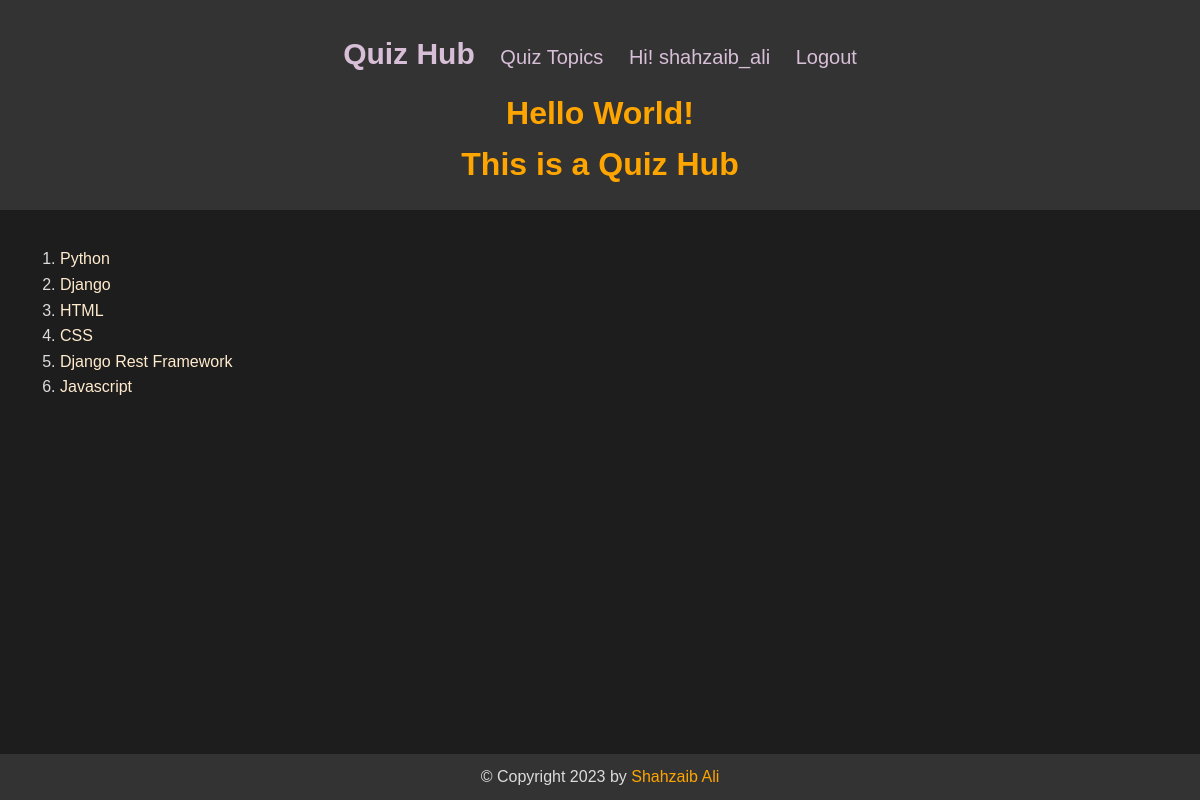
The app's page /topics/ (signed in) with its own data.
### quiz_app/models.py (models this page shows)
class Topic(models.Model):
    topic = models.CharField(max_length=255)
    def __str__(self):
        return self.topic

### quiz_app/views.py (the view)
# urls.py: path("topics/", views.TopicView.as_view(), name="topics"),
class TopicView(APIView):
    def get(self, request):
        topics = Topic.objects.all()
        context = {
            'topics': topics
        }
        return render(request, 'quiz_app/topics.html', context=context)

### quiz_app/templates/quiz_app/topics.html (shortened to what this page needs)
{% extends 'quiz_app/index.html' %}
{% block content %}
    <ol>
    {% for topic in topics %}
        <li>
            <a href="{% url 'quiz_app:quiz_question' topic.id %}">
                {{topic}}
            </a>
        </li>
    {% endfor %}
    </ol>
{% endblock %}

### quiz_app/templates/quiz_app/index.html (shortened to what this page needs)
{% load static %}
<!DOCTYPE html>
<html lang="en">
  <head>
  </head>
  <body>
    <header class="header">
      <div>
        <nav class="nav">
          <a href="{% url 'quiz_app:index' %}" style="font-size: 30px;"><b>Quiz Hub</b></a>
          <a href="{% url 'quiz_app:topics' %}">Quiz Topics</a>
          {% if request.user.is_authenticated %}
            <a href="{% url 'quiz_app:profile' %}" title="Update my profile">Hi! {{ request.user.username }}</a>
            <a href="{% url 'quiz_app:logout' %}" class="btn btn-outline">Logout</a>
          {% else %}
            <a href="{% url 'quiz_app:login' %}" class="btn btn-outline">Login</a>
            <a href="{% url 'quiz_app:register' %}" class="btn btn-primary">Join Now</a>
          {% endif %}
        </nav>
      </div>
      <div>
        <h1>Hello World!</h1>
        <h1>This is a Quiz Hub</h1>
      </div>
    </header>
    <main>
      <div class="container">
        {% block content %} {% endblock %}
      </div>
    </main>
    <footer class="footer">
      <div class="container">
        <p>
          &copy; Copyright {% now 'Y' %} by <a href="https://linktr.ee/shahzaib_ali">Shahzaib Ali</a>
        </p>
      </div>
    </footer>
  </body>
</html>

### records on screen
Topic: topic "Python"
Topic: topic "Django"
Topic: topic "HTML"
Topic: topic "CSS"
Topic: topic "Django Rest Framework"
Topic: topic "Javascript"

### other values on screen
{{ request.user.username }} "shahzaib_ali"
